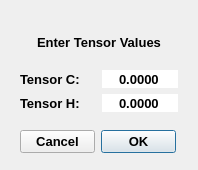
<?xml version="1.0" encoding="UTF-8"?>
<ui version="4.0">
 <class>Dialog</class>
 <widget class="QDialog" name="Dialog">
  <property name="geometry">
   <rect>
    <x>0</x>
    <y>0</y>
    <width>198</width>
    <height>170</height>
   </rect>
  </property>
  <property name="windowTitle">
   <string>Dialog</string>
  </property>
  <widget class="QDialogButtonBox" name="buttonBox">
   <property name="geometry">
    <rect>
     <x>20</x>
     <y>130</y>
     <width>156</width>
     <height>23</height>
    </rect>
   </property>
   <property name="font">
    <font>
     <pointsize>10</pointsize>
     <weight>75</weight>
     <bold>true</bold>
    </font>
   </property>
   <property name="layoutDirection">
    <enum>Qt::RightToLeft</enum>
   </property>
   <property name="orientation">
    <enum>Qt::Horizontal</enum>
   </property>
   <property name="standardButtons">
    <set>QDialogButtonBox::Cancel|QDialogButtonBox::Ok</set>
   </property>
   <property name="centerButtons">
    <bool>false</bool>
   </property>
  </widget>
  <widget class="QWidget" name="layoutWidget">
   <property name="geometry">
    <rect>
     <x>20</x>
     <y>20</y>
     <width>158</width>
     <height>92</height>
    </rect>
   </property>
   <property name="font">
    <font>
     <pointsize>10</pointsize>
     <weight>75</weight>
     <bold>true</bold>
    </font>
   </property>
   <layout class="QGridLayout" name="gridLayout">
    <item row="2" column="0">
     <widget class="QLabel" name="label_2">
      <property name="font">
       <font>
        <pointsize>10</pointsize>
        <weight>75</weight>
        <bold>true</bold>
       </font>
      </property>
      <property name="text">
       <string>Tensor H:</string>
      </property>
     </widget>
    </item>
    <item row="1" column="0">
     <widget class="QLabel" name="label">
      <property name="font">
       <font>
        <pointsize>10</pointsize>
        <weight>75</weight>
        <bold>true</bold>
       </font>
      </property>
      <property name="text">
       <string>Tensor C:</string>
      </property>
     </widget>
    </item>
    <item row="2" column="1">
     <widget class="QDoubleSpinBox" name="tensorH_input">
      <property name="font">
       <font>
        <pointsize>10</pointsize>
        <weight>75</weight>
        <bold>true</bold>
       </font>
      </property>
      <property name="frame">
       <bool>false</bool>
      </property>
      <property name="alignment">
       <set>Qt::AlignCenter</set>
      </property>
      <property name="readOnly">
       <bool>false</bool>
      </property>
      <property name="buttonSymbols">
       <enum>QAbstractSpinBox::NoButtons</enum>
      </property>
      <property name="decimals">
       <number>4</number>
      </property>
      <property name="maximum">
       <double>500.000000000000000</double>
      </property>
     </widget>
    </item>
    <item row="1" column="1">
     <widget class="QDoubleSpinBox" name="tensorC_input">
      <property name="font">
       <font>
        <pointsize>10</pointsize>
        <weight>75</weight>
        <bold>true</bold>
       </font>
      </property>
      <property name="frame">
       <bool>false</bool>
      </property>
      <property name="alignment">
       <set>Qt::AlignCenter</set>
      </property>
      <property name="readOnly">
       <bool>false</bool>
      </property>
      <property name="buttonSymbols">
       <enum>QAbstractSpinBox::NoButtons</enum>
      </property>
      <property name="decimals">
       <number>4</number>
      </property>
      <property name="maximum">
       <double>500.000000000000000</double>
      </property>
     </widget>
    </item>
    <item row="0" column="0" colspan="2">
     <widget class="QLabel" name="label_3">
      <property name="font">
       <font>
        <pointsize>10</pointsize>
        <weight>75</weight>
        <bold>true</bold>
       </font>
      </property>
      <property name="text">
       <string>Enter Tensor Values</string>
      </property>
      <property name="alignment">
       <set>Qt::AlignCenter</set>
      </property>
     </widget>
    </item>
   </layout>
  </widget>
 </widget>
 <resources/>
 <connections/>
</ui>
